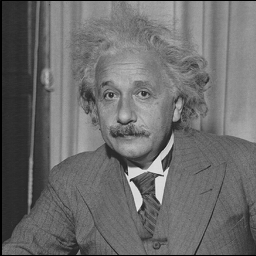
%> input picture utilities/2D/tztoolbox/functions/einstein.pgm, 256 x 256 px
$ octave --eval "result = ml_mainobjcontour(imread('functions/einstein.pgm'));"   (GNU Octave 9; MATLAB toolbox functions it lacks are replaced by stand-ins)
%> lines starting %> are read from the running program, lines starting %| are printed output that depends on the picture; in (x1, y1, x2, y2) boxes, pixels count from 0 and x2, y2 are one past the last pixel; in counts of white or black regions, pixels touching at a corner belong together; the program's own positions count from 1
### utilities/2D/tztoolbox/ml_findmainobj_bw.m
function obj=ml_findmainobj_bw(img,n)
%ML_FINDMAINOBJ_BW Find the biggest object in an image.
%   OBJ = ML_FINDMAINOBJ_BW(IMG) returns a 2-column matrix representing
%   the extracted object from a binary image IMG.
%   OBJ = TZ_FINDMAINOBJ_BW(IMG,N) specifies the parameter for BWLABEL.
%   N defaults to 8.

%   30-SEP-2004 Initial write T. Zhao
%   Copyright (c) Murphy Lab, Carnegie Mellon University

% Copyright (C) 2007  Murphy Lab
% Carnegie Mellon University
%
% This program is free software; you can redistribute it and/or modify
% it under the terms of the GNU General Public License as published
% by the Free Software Foundation; either version 2 of the License,
% or (at your option) any later version.
%
% This program is distributed in the hope that it will be useful, but
% WITHOUT ANY WARRANTY; without even the implied warranty of
% MERCHANTABILITY or FITNESS FOR A PARTICULAR PURPOSE.  See the GNU
% General Public License for more details.
%
% You should have received a copy of the GNU General Public License
% along with this program; if not, write to the Free Software
% Foundation, Inc., 51 Franklin Street, Fifth Floor, Boston, MA
% 02110-1301, USA.
%
% For additional information visit http://murphylab.web.cmu.edu or
% send email to murphy@cmu.edu

if nargin < 1
    error('1 or 2 arguments are required')
end

if nargin<2
    n=8;
end


[limg, numobjs]=bwlabeln(img,n);

npx = zeros(1,numobjs);
for i = 1:numobjs
    npx(i) = sum(img(:) == i);
end

[~,maxl]=max(npx);
img(limg~=maxl)=0;

%D. Sullivan 6/20/13 - already set all but the largest object to 0, so
%using ~=0 is more flexible incase input is not 0/1 binary
% [r,c]=find(img==1);
[r,c]=find(img~=0);
obj=[r,c];

### utilities/2D/tztoolbox/ml_objs2img.m
function img=ml_objs2img(objects,imgsize,mode)
%ML_OBJS2IMG Convert objects to an image.
%   IMG = ML_OBJS2IMG(OBJECTS,IMGSIZE) returns a 2D image with the size
%   IMGSIZE. IMG contains all objects in the cell array OBJECTS except
%   points outside of the image.
%
%   IMG = ML_OBJS2IMG(OBJECTS,IMGSIZE,{MODE1,MODE2}) also specify the
%   mode of image synthesis:
%       MODE1:
%           '2d' - 2D image
%           '3d' - 3D image
%       MODE2:
%           'og' - original pixel values in the objects
%           'bn' - binary image
%           'sg' - increasing gray leves for objects

%   18-Sep-2005 Initial write T. Zhao
%   ??-???-2004 Initial write T. Zhao
%   05-NOV-2004 Modified T. Zhao
%       - change funciton name tz_obj2img --> tz_objs2img

%   Copyright (c) Murphy Lab, Carnegie Mellon University

% Copyright (C) 2007  Murphy Lab
% Carnegie Mellon University
%
% This program is free software; you can redistribute it and/or modify
% it under the terms of the GNU General Public License as published
% by the Free Software Foundation; either version 2 of the License,
% or (at your option) any later version.
%
% This program is distributed in the hope that it will be useful, but
% WITHOUT ANY WARRANTY; without even the implied warranty of
% MERCHANTABILITY or FITNESS FOR A PARTICULAR PURPOSE.  See the GNU
% General Public License for more details.
%
% You should have received a copy of the GNU General Public License
% along with this program; if not, write to the Free Software
% Foundation, Inc., 51 Franklin Street, Fifth Floor, Boston, MA
% 02110-1301, USA.
%
% For additional information visit http://murphylab.web.cmu.edu or
% send email to murphy@cmu.edu

if nargin < 2
    error('2 or 3 arguments are required')
end

if ~exist('mode','var')
    mode{1}='2d';
    mode{2}='og';
end

img=zeros(imgsize);

for i=1:length(objects)
    %begin{26-JAN-2006}
    %t-
    %objects{i} = round(objects{i});
    %t--
    %t+
    objects{i}(:,1:2) = round(objects{i}(:,1:2));
    %t++
    %end{26-JAN-2006}

    invalidpixels=ml_objinimg2D(objects{i},imgsize);

    if ~isempty(invalidpixels)
        warning('the object is located out of the image range');
        objects{i}(invalidpixels,:)=[];
    end

    switch mode{1}
    case '2d'
        switch mode{2}
        case 'og'

            if size(objects{i},2)<3
                img(sub2ind(imgsize,objects{i}(:,1),objects{i}(:,2)))=1;
                %img((double(objects{i}(:,2))-1)*imgsize(1)+double(objects{i}(:,1)))=1;
            else
                img(sub2ind(imgsize,objects{i}(:,1),objects{i}(:,2)))=objects{i}(:,3);
                %img((double(objects{i}(:,2))-1)*imgsize(1)+double(objects{i}(:,1)))=
            end
        case 'bn'
            img(sub2ind(imgsize,objects{i}(:,1),objects{i}(:,2)))=1;
        case 'sg'
            img(sub2ind(imgsize,objects{i}(:,1),objects{i}(:,2)))=i+50;
        end
    case '3d'
        switch mode{2}
         case 'og'

            if size(objects{i},2)<4
                img(sub2ind(imgsize,objects{i}(:,1),objects{i}(:,2),objects{i}(:,3)))=1;
                %img((double(objects{i}(:,2))-1)*imgsize(1)+double(objects{i}(:,1)))=1;
            else
                img(sub2ind(imgsize,objects{i}(:,1),objects{i}(:,2),objects{i}(:,3)))=objects{i}(:,4);
                %img((double(objects{i}(:,2))-1)*imgsize(1)+double(objects{i}(:,1)))=
            end
        case 'bn'
            img(sub2ind(imgsize,objects{i}(:,1),objects{i}(:,2),objects{i}(:,3)))=1;
        case 'sg'
            img(sub2ind(imgsize,objects{i}(:,1),objects{i}(:,2),objects{i}(:,3)))=i+50;
        end
    end
end

### utilities/2D/tztoolbox/ml_obj2img2D.m
function [img,posoffset] = ml_obj2img2D(obj,imgsize,mode)
%ML_OBJ2IMG Convert an object to an image.
%   IMG = ML_OBJ2IMG(OBJ,IMGSIZE) returns an image with the object
%   OBJ in it. The object will at its original position unless IMGSIZE
%   is empty, which means the image size will be the smallest rectangle
%   enclosing OBJ and OBJ will be at the center of the image. Practically,
%   the image will be extended with one pixel for the four borders.
%   ML_OBJ2IMG(OBJ,IMGSIZE,{}) returns the same thing.
%
%   IMG = ML_OBJ2IMG(OBJ,IMGSIZE,{MODE1,MODE2}) also spedify the
%   mode of image synthesis. See ML_OBJS2IMG for details about MODE1 and
%   MODE2.
%
%   IMG = ML_OBJ2IMG(OBJ,IMGSIZE,{MODE1,MODE2,MODE3}) supports another
%   mode MODE3. If MODE3 is 'ct', the object will be located at the
%   center of the image.
%
%   [IMG,POSOFFSET] = ML_OBJ2IMG(..) returns the offset between the original
%   position of OBJ and its position in IMG, i.e.
%   image position = original position + POSOFFSET

%   27-JUN-2004 Initial write T. Zhao
%   05-NOV-2004 Modified T. Zhao
%       - change function name tz_objimg --> tz_obj2img
%   Copyright (c) Murphy Lab, Carnegie Mellon University

% Copyright (C) 2007  Murphy Lab
% Carnegie Mellon University
%
% This program is free software; you can redistribute it and/or modify
% it under the terms of the GNU General Public License as published
% by the Free Software Foundation; either version 2 of the License,
% or (at your option) any later version.
%
% This program is distributed in the hope that it will be useful, but
% WITHOUT ANY WARRANTY; without even the implied warranty of
% MERCHANTABILITY or FITNESS FOR A PARTICULAR PURPOSE.  See the GNU
% General Public License for more details.
%
% You should have received a copy of the GNU General Public License
% along with this program; if not, write to the Free Software
% Foundation, Inc., 51 Franklin Street, Fifth Floor, Boston, MA
% 02110-1301, USA.
%
% For additional information visit http://murphylab.web.cmu.edu or
% send email to murphy@cmu.edu

if nargin < 2
    error('2 or 3 arguments are required')
end

if isempty(obj)
    img=[];
    return
end

if ~exist('mode','var')
    mode = {};
end

if isempty(mode)
    mode{1}='2d';
    mode{2}='og';
end

posoffset = [];

switch(mode{1})
case '2d'
    if size(obj,2)>2
        objpos=obj(:,1:2);
        gray=obj(:,3);
    else
        objpos=obj;
        gray=[];
    end
case '3d'
    if size(obj,2)>3
        objpos=obj(:,1:3);
        gray=obj(:,4);
    else
        objpos=obj;
        gray=[];
    end
end

if isempty(imgsize)
    mode{3}='ct';
end

if length(mode)==3
    switch mode{3}
    case 'ct'
        corner=min(objpos,[],1);
        % left=min(obj(:,1));
        % top=min(obj(:,2));
        reg=ml_objrecrange(objpos);
        if ~isempty(imgsize)
            ds=imgsize-reg;

            for i=1:length(ds)
                if(ds(i)<=2)
                    offset(i)=1;
                else
                    offset(i)=round(ds(i)/2);
                end
            end
        else
            offset=ones(size(reg));
            imgsize=reg+2;
        end

        for i=1:length(reg)
            posoffset(i) = -corner(i)+1+offset(i);
            objpos(:,i)=objpos(:,i)+posoffset(i);
        end
    end
end

objects{1}=[objpos,gray];

img=ml_objs2img(objects,imgsize,mode);

### utilities/2D/tztoolbox/ml_objinimg2D.m
function idx = ml_objinimg2D(obj,imgsize)
%ML_OBJINIMG Test if an object has pixels outside of an image.
%   IDX = ML_OBJINIMG(OBJ,IMGSIZE) returns the indices of points in the
%   [object] or [point array] which are outside of an image with image size
%   IMGSIZE.
%
%   See also

%   15-May-2006 Initial write T. Zhao
%   Copyright (c) Center for Bioimage Informatics, CMU

% Copyright (C) 2007  Murphy Lab
% Carnegie Mellon University
%
% This program is free software; you can redistribute it and/or modify
% it under the terms of the GNU General Public License as published
% by the Free Software Foundation; either version 2 of the License,
% or (at your option) any later version.
%
% This program is distributed in the hope that it will be useful, but
% WITHOUT ANY WARRANTY; without even the implied warranty of
% MERCHANTABILITY or FITNESS FOR A PARTICULAR PURPOSE.  See the GNU
% General Public License for more details.
%
% You should have received a copy of the GNU General Public License
% along with this program; if not, write to the Free Software
% Foundation, Inc., 51 Franklin Street, Fifth Floor, Boston, MA
% 02110-1301, USA.
%
% For additional information visit http://murphylab.web.cmu.edu or
% send email to murphy@cmu.edu

if nargin < 2
    error('Exactly 2 arguments are required')
end

idx = find(obj(:,1)<1 | obj(:,2)<1 | ...
    obj(:,1)>imgsize(1) | obj(:,2)>imgsize(2));

### utilities/2D/tztoolbox/ml_mainobjcontour.m
function img2=ml_mainobjcontour(img)
%ML_MAINOBJCONTOUR Find the boundary of the biggest object in an image.
%   IMG2 = ML_MAINOBJCONTOUR(IMG) returns an image that contains the
%   boundary of the biggest object in the image IMG.
%
%   See also

%   18-Sep-2005 Initial write T. Zhao
%   Copyright (c) Murphy Lab, Carnegie Mellon University

% Copyright (C) 2007  Murphy Lab
% Carnegie Mellon University
%
% This program is free software; you can redistribute it and/or modify
% it under the terms of the GNU General Public License as published
% by the Free Software Foundation; either version 2 of the License,
% or (at your option) any later version.
%
% This program is distributed in the hope that it will be useful, but
% WITHOUT ANY WARRANTY; without even the implied warranty of
% MERCHANTABILITY or FITNESS FOR A PARTICULAR PURPOSE.  See the GNU
% General Public License for more details.
%
% You should have received a copy of the GNU General Public License
% along with this program; if not, write to the Free Software
% Foundation, Inc., 51 Franklin Street, Fifth Floor, Boston, MA
% 02110-1301, USA.
%
% For additional information visit http://murphylab.web.cmu.edu or
% send email to murphy@cmu.edu

if isempty(img) | sum(img(:)) == 0
    img2=[];
    return;
end

img=double(img>0);
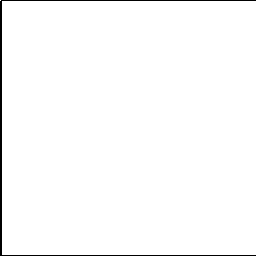
%> img: size 256x256 double; values 0 (black) and 1 (white), 98.4% white; 1 black region, box (x1, y1, x2, y2) and area: (0, 0, 256, 256) 1019

img2=imfill(img,'holes');
imgedge=bwperim(img2,4);
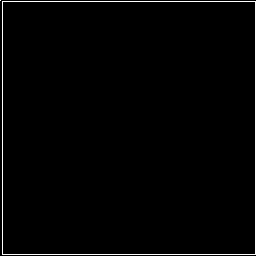
%> imgedge: size 256x256 logical; 1.5% white in thin lines or dots

img2=double(img2)-double(imgedge);
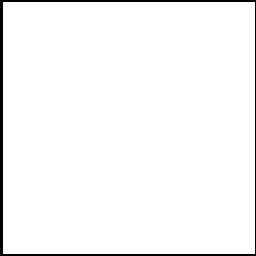
%> img2: size 256x256 double; values 0 (black) and 1 (white), 96.9% white; 1 black region, box (x1, y1, x2, y2) and area: (0, 0, 256, 256) 2032

if sum(img2(:)) == 0
    img2 = [];
    return;
end

obj=ml_findmainobj_bw(img2,4);
%> in ml_findmainobj_bw, `[limg, numobjs]=bwlabeln(img,n);`: numobjs = 1
%> the loop in ml_findmainobj_bw, `for i = 1:numobjs` made 1 pass
%> in ml_findmainobj_bw, `[r,c]=find(img~=0);`: r = 63504 values from 3 to 254; c = 63504 values from 4 to 255

img2=ml_obj2img2D(obj,size(img));
%> the loop in ml_objs2img, `for i=1:length(objects)` made 1 pass
%> after the loop in ml_objs2img, `for i=1:length(objects)`: objects = 1 item
img2=img2==0;
img2=[ones(1,size(img2,2));img2;ones(1,size(img2,2))];
%> img2: size 258x256 double; values 0 (black) and 1 (white), 3.9% white; 1 white region, box (x1, y1, x2, y2) and area: (0, 0, 256, 258) 2544
img2=[ones(size(img2,1),1),img2,ones(size(img2,1),1)];
%> img2: size 258x258 double; values 0 (black) and 1 (white), 4.6% white; 1 white region, box (x1, y1, x2, y2) and area: (0, 0, 258, 258) 3060
img2=bwperim(img2,4);
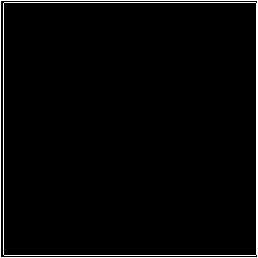
%> img2: size 258x258 logical; 3.1% white in thin lines or dots
img2(:,1)=[];
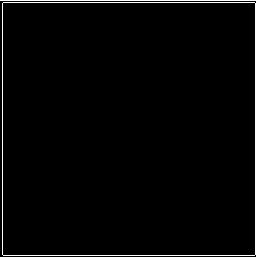
%> img2: size 258x257 logical; 2.7% white in thin lines or dots
img2(:,end)=[];
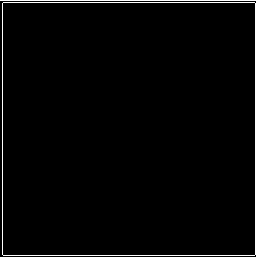
%> img2: size 258x256 logical; 2.3% white in thin lines or dots
img2(1,:)=[];
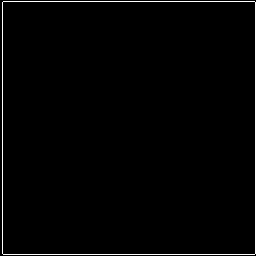
%> img2: size 257x256 logical; 1.9% white in thin lines or dots
img2(end,:)=[];
%> img2: size 256x256 logical; 1.5% white in thin lines or dots
